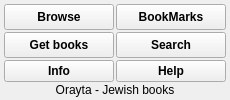
     <widget class="QWidget" name="mainpage">
      <property name="font">
       <font>
        <pointsize>9</pointsize>
        <weight>75</weight>
        <bold>true</bold>
       </font>
      </property>
      <layout class="QVBoxLayout" name="verticalLayout_12">
       <property name="spacing">
        <number>0</number>
       </property>
       <property name="margin">
        <number>3</number>
       </property>
       <item>
        <layout class="QGridLayout" name="gridLayout">
         <property name="sizeConstraint">
          <enum>QLayout::SetMinimumSize</enum>
         </property>
         <property name="margin">
          <number>1</number>
         </property>
         <property name="spacing">
          <number>2</number>
         </property>
         <item row="1" column="0">
          <layout class="QHBoxLayout" name="horizontalLayout">
           <property name="spacing">
            <number>0</number>
           </property>
           <property name="sizeConstraint">
            <enum>QLayout::SetMinimumSize</enum>
           </property>
           <item>
            <widget class="QToolButton" name="openBTN">
             <property name="sizePolicy">
              <sizepolicy hsizetype="Fixed" vsizetype="MinimumExpanding">
               <horstretch>0</horstretch>
               <verstretch>0</verstretch>
              </sizepolicy>
             </property>
             <property name="minimumSize">
              <size>
               <width>110</width>
               <height>21</height>
              </size>
             </property>
             <property name="maximumSize">
              <size>
               <width>1000</width>
               <height>16777215</height>
              </size>
             </property>
             <property name="baseSize">
              <size>
               <width>110</width>
               <height>90</height>
              </size>
             </property>
             <property name="font">
              <font>
               <weight>75</weight>
               <italic>false</italic>
               <bold>true</bold>
              </font>
             </property>
             <property name="layoutDirection">
              <enum>Qt::LeftToRight</enum>
             </property>
             <property name="autoFillBackground">
              <bool>false</bool>
             </property>
             <property name="text">
              <string>Browse</string>
             </property>
             <property name="icon">
              <iconset resource="Orayta.qrc">
               <normaloff>:/Icons/Orayta.png</normaloff>:/Icons/Orayta.png</iconset>
             </property>
             <property name="iconSize">
              <size>
               <width>100</width>
               <height>100</height>
              </size>
             </property>
             <property name="toolButtonStyle">
              <enum>Qt::ToolButtonTextUnderIcon</enum>
             </property>
            </widget>
           </item>
          </layout>
         </item>
         <item row="1" column="1">
          <layout class="QHBoxLayout" name="horizontalLayout_11">
           <property name="spacing">
            <number>0</number>
           </property>
           <property name="sizeConstraint">
            <enum>QLayout::SetMinimumSize</enum>
           </property>
           <item>
            <widget class="QToolButton" name="bookMarksBTN">
             <property name="sizePolicy">
              <sizepolicy hsizetype="Fixed" vsizetype="MinimumExpanding">
               <horstretch>0</horstretch>
               <verstretch>0</verstretch>
              </sizepolicy>
             </property>
             <property name="minimumSize">
              <size>
               <width>110</width>
               <height>21</height>
              </size>
             </property>
             <property name="maximumSize">
              <size>
               <width>1000</width>
               <height>16777215</height>
              </size>
             </property>
             <property name="baseSize">
              <size>
               <width>110</width>
               <height>90</height>
              </size>
             </property>
             <property name="font">
              <font>
               <weight>75</weight>
               <italic>false</italic>
               <bold>true</bold>
              </font>
             </property>
             <property name="layoutDirection">
              <enum>Qt::LeftToRight</enum>
             </property>
             <property name="autoFillBackground">
              <bool>false</bool>
             </property>
             <property name="text">
              <string>BookMarks</string>
             </property>
             <property name="icon">
              <iconset resource="Orayta.qrc">
               <normaloff>:/Icons/bookmarks-big.png</normaloff>:/Icons/bookmarks-big.png</iconset>
             </property>
             <property name="iconSize">
              <size>
               <width>100</width>
               <height>100</height>
              </size>
             </property>
             <property name="toolButtonStyle">
              <enum>Qt::ToolButtonTextUnderIcon</enum>
             </property>
            </widget>
           </item>
          </layout>
         </item>
         <item row="4" column="1">
          <layout class="QHBoxLayout" name="horizontalLayout_13">
           <property name="spacing">
            <number>0</number>
           </property>
           <property name="sizeConstraint">
            <enum>QLayout::SetMinimumSize</enum>
           </property>
           <item>
            <widget class="QToolButton" name="searchBTN">
             <property name="sizePolicy">
              <sizepolicy hsizetype="Fixed" vsizetype="MinimumExpanding">
               <horstretch>0</horstretch>
               <verstretch>0</verstretch>
              </sizepolicy>
             </property>
             <property name="minimumSize">
              <size>
               <width>110</width>
               <height>21</height>
              </size>
             </property>
             <property name="maximumSize">
              <size>
               <width>1000</width>
               <height>16777215</height>
              </size>
             </property>
             <property name="baseSize">
              <size>
               <width>110</width>
               <height>90</height>
              </size>
             </property>
             <property name="font">
              <font>
               <weight>75</weight>
               <italic>false</italic>
               <bold>true</bold>
              </font>
             </property>
             <property name="autoFillBackground">
              <bool>false</bool>
             </property>
             <property name="text">
              <string>Search</string>
             </property>
             <property name="icon">
              <iconset resource="Orayta.qrc">
               <normaloff>:/Icons/booksearch.png</normaloff>:/Icons/booksearch.png</iconset>
             </property>
             <property name="iconSize">
              <size>
               <width>100</width>
               <height>100</height>
              </size>
             </property>
             <property name="toolButtonStyle">
              <enum>Qt::ToolButtonTextUnderIcon</enum>
             </property>
            </widget>
           </item>
          </layout>
         </item>
         <item row="4" column="0">
          <layout class="QHBoxLayout" name="horizontalLayout_12">
           <property name="spacing">
            <number>0</number>
           </property>
           <property name="sizeConstraint">
            <enum>QLayout::SetMinimumSize</enum>
           </property>
           <item>
            <widget class="QToolButton" name="getbooksBTN">
             <property name="sizePolicy">
              <sizepolicy hsizetype="Fixed" vsizetype="MinimumExpanding">
               <horstretch>0</horstretch>
               <verstretch>0</verstretch>
              </sizepolicy>
             </property>
             <property name="minimumSize">
              <size>
               <width>110</width>
               <height>21</height>
              </size>
             </property>
             <property name="maximumSize">
              <size>
               <width>1000</width>
               <height>16777215</height>
              </size>
             </property>
             <property name="baseSize">
              <size>
               <width>110</width>
               <height>90</height>
              </size>
             </property>
             <property name="font">
              <font>
               <weight>75</weight>
               <italic>false</italic>
               <bold>true</bold>
              </font>
             </property>
             <property name="autoFillBackground">
              <bool>false</bool>
             </property>
             <property name="text">
              <string>Get books</string>
             </property>
             <property name="icon">
              <iconset resource="Orayta.qrc">
               <normaloff>:/Icons/dl-book2.png</normaloff>:/Icons/dl-book2.png</iconset>
             </property>
             <property name="iconSize">
              <size>
               <width>100</width>
               <height>100</height>
              </size>
             </property>
             <property name="toolButtonStyle">
              <enum>Qt::ToolButtonTextUnderIcon</enum>
             </property>
            </widget>
           </item>
          </layout>
         </item>
         <item row="5" column="1">
          <layout class="QHBoxLayout" name="horizontalLayout_19">
           <property name="spacing">
            <number>0</number>
           </property>
           <property name="sizeConstraint">
            <enum>QLayout::SetMaximumSize</enum>
           </property>
           <item>
            <widget class="QPushButton" name="helpBTN">
             <property name="sizePolicy">
              <sizepolicy hsizetype="Fixed" vsizetype="Fixed">
               <horstretch>0</horstretch>
               <verstretch>0</verstretch>
              </sizepolicy>
             </property>
             <property name="minimumSize">
              <size>
               <width>0</width>
               <height>21</height>
              </size>
             </property>
             <property name="maximumSize">
              <size>
               <width>1000</width>
               <height>30</height>
              </size>
             </property>
             <property name="baseSize">
              <size>
               <width>80</width>
               <height>20</height>
              </size>
             </property>
             <property name="font">
              <font>
               <weight>75</weight>
               <italic>false</italic>
               <bold>true</bold>
              </font>
             </property>
             <property name="autoFillBackground">
              <bool>false</bool>
             </property>
             <property name="text">
              <string>Help</string>
             </property>
             <property name="icon">
              <iconset resource="Orayta.qrc">
               <normaloff>:/Icons/help-contents.png</normaloff>:/Icons/help-contents.png</iconset>
             </property>
             <property name="iconSize">
              <size>
               <width>20</width>
               <height>20</height>
              </size>
             </property>
            </widget>
           </item>
          </layout>
         </item>
         <item row="5" column="0">
          <layout class="QHBoxLayout" name="horizontalLayout_20">
           <property name="spacing">
            <number>0</number>
           </property>
           <property name="sizeConstraint">
            <enum>QLayout::SetMaximumSize</enum>
           </property>
           <item>
            <widget class="QPushButton" name="aboutBTN">
             <property name="sizePolicy">
              <sizepolicy hsizetype="Fixed" vsizetype="Fixed">
               <horstretch>0</horstretch>
               <verstretch>0</verstretch>
              </sizepolicy>
             </property>
             <property name="minimumSize">
              <size>
               <width>0</width>
               <height>21</height>
              </size>
             </property>
             <property name="maximumSize">
              <size>
               <width>1000</width>
               <height>30</height>
              </size>
             </property>
             <property name="baseSize">
              <size>
               <width>80</width>
               <height>20</height>
              </size>
             </property>
             <property name="font">
              <font>
               <weight>75</weight>
               <italic>false</italic>
               <bold>true</bold>
              </font>
             </property>
             <property name="autoFillBackground">
              <bool>false</bool>
             </property>
             <property name="text">
              <string>Info</string>
             </property>
             <property name="icon">
              <iconset resource="Orayta.qrc">
               <normaloff>:/Icons/help-about.png</normaloff>:/Icons/help-about.png</iconset>
             </property>
             <property name="iconSize">
              <size>
               <width>20</width>
               <height>20</height>
              </size>
             </property>
            </widget>
           </item>
          </layout>
         </item>
        </layout>
       </item>
       <item>
        <widget class="QLabel" name="label_2">
         <property name="sizePolicy">
          <sizepolicy hsizetype="Preferred" vsizetype="Maximum">
           <horstretch>0</horstretch>
           <verstretch>0</verstretch>
          </sizepolicy>
         </property>
         <property name="font">
          <font>
           <weight>50</weight>
           <bold>false</bold>
          </font>
         </property>
         <property name="styleSheet">
          <string notr="true">font: normal ;</string>
         </property>
         <property name="text">
          <string>Orayta - Jewish books</string>
         </property>
         <property name="alignment">
          <set>Qt::AlignCenter</set>
         </property>
         <property name="margin">
          <number>2</number>
         </property>
        </widget>
       </item>
      </layout>
     </widget>
